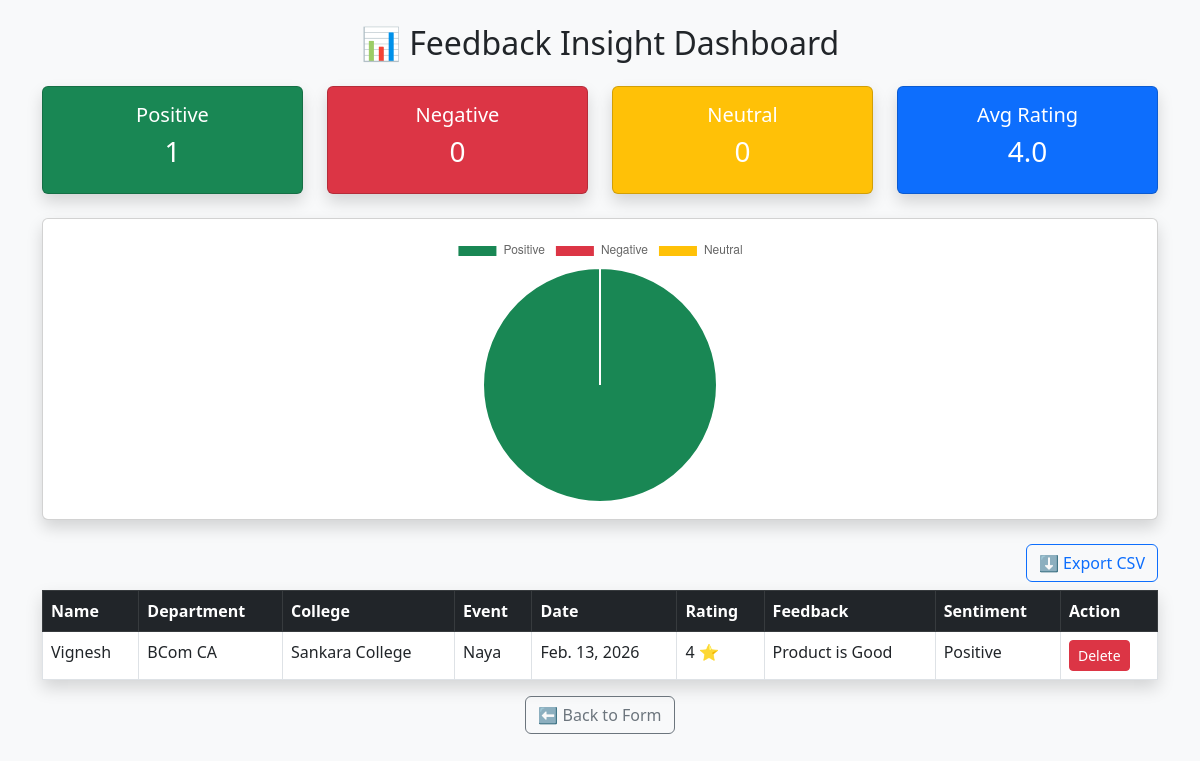
/dashboard/, run on the app's committed database.
### feedback/models.py (models this page shows, shortened)
class Feedback(models.Model):
    name = models.CharField(max_length=100)
    department = models.CharField(max_length=100)
    college_name = models.CharField(max_length=200)
    event_name = models.CharField(max_length=100)
    event_date = models.DateField()
    rating = models.IntegerField()
    message = models.TextField()
    sentiment = models.CharField(max_length=20)
    created_at = models.DateTimeField(auto_now_add=True)

### feedback/views.py (the view)
# urls.py: path('dashboard/', views.admin_dashboard, name='dashboard'),
def admin_dashboard(request):
    feedbacks = Feedback.objects.all()
    positive = Feedback.objects.filter(sentiment='Positive').count()
    negative = Feedback.objects.filter(sentiment='Negative').count()
    neutral = Feedback.objects.filter(sentiment='Neutral').count()
    avg_rating = round(
        Feedback.objects.aggregate(Avg('rating'))['rating__avg'] or 0, 1
    )
    return render(request, 'admin_dashboard.html', {
        'feedbacks': feedbacks,
        'positive': positive,
        'negative': negative,
        'neutral': neutral,
        'avg_rating': avg_rating
    })

### templates/admin_dashboard.html (shortened to what this page needs)
<!DOCTYPE html>
<html lang="en">
<head>
    <link href="https://cdn.jsdelivr.net/npm/bootstrap@5.3.0/dist/css/bootstrap.min.css" rel="stylesheet">
</head>
<body class="bg-light">
    <div class="container mt-4">
        <h2 class="text-center mb-4">📊 Feedback Insight Dashboard</h2>
        <div class="row text-center mb-4">
            <div class="col-md-3">
                <div class="card bg-success text-white shadow">
                    <div class="card-body">
                        <h5>Positive</h5>
                        <h3>{{ positive }}</h3>
                    </div>
                </div>
            </div>
            <div class="col-md-3">
                <div class="card bg-danger text-white shadow">
                    <div class="card-body">
                        <h5>Negative</h5>
                        <h3>{{ negative }}</h3>
                    </div>
                </div>
            </div>
            <div class="col-md-3">
                <div class="card bg-warning text-white shadow">
                    <div class="card-body">
                        <h5>Neutral</h5>
                        <h3>{{ neutral }}</h3>
                    </div>
                </div>
            </div>
            <div class="col-md-3">
                <div class="card bg-primary text-white shadow">
                    <div class="card-body">
                        <h5>Avg Rating</h5>
                        <h3>{{ avg_rating }}</h3>
                    </div>
                </div>
            </div>
        </div>
        <div class="card shadow mb-4">
            <div class="card-body" style="height:300px;">
                <canvas id="sentimentChart"></canvas>
            </div>
        </div>
        <div class="text-end mb-2">
            <a href="/export/" class="btn btn-outline-primary">⬇ Export CSV</a>
        </div>
        <table class="table table-bordered table-hover shadow">
            <thead class="table-dark">
                <tr>
                    <th>Name</th>
                    <th>Department</th>
                    <th>College</th>
                    <th>Event</th>
                    <th>Date</th>
                    <th>Rating</th>
                    <th>Feedback</th>
                    <th>Sentiment</th>
                    <th>Action</th>
                </tr>
            </thead>
            <tbody>
                {% for f in feedbacks %}
                <tr>
                    <td>{{ f.name }}</td>
                    <td>{{ f.department }}</td>
                    <td>{{ f.college_name }}</td>
                    <td>{{ f.event_name }}</td>
                    <td>{{ f.event_date }}</td>
                    <td>{{ f.rating }} ⭐</td>
                    <td>{{ f.message }}</td>
                    <td>{{ f.sentiment }}</td>
                    <td>
                        <a href="/delete/{{ f.id }}/" class="btn btn-danger btn-sm">Delete</a>
                    </td>
                </tr>
                {% empty %}
                <tr>
                    <td colspan="5" class="text-center text-muted">
                        No feedback submitted yet
                    </td>
                </tr>
                {% endfor %}
            </tbody>
        </table>
        <div class="text-center mt-3">
            <a href="/" class="btn btn-outline-secondary">⬅ Back to Form</a>
        </div>
    </div>
    <script>
        const ctx = document.getElementById('sentimentChart');
        new Chart(ctx, {
            type: 'pie',
            data: {
                labels: ['Positive', 'Negative', 'Neutral'],
                datasets: [{
                    data: [{{ positive }}, {{ negative }}, {{ neutral }}],
            backgroundColor: ['#198754', '#dc3545', '#ffc107']
        }]
    },
            options: {
            maintainAspectRatio: false
        }
});
    </script>
</body>
</html>

### data on the page
Feedback: name "Vignesh", department "BCom CA", college_name "Sankara College", event_name "Naya", event_date "Feb. 13, 2026", rating "4", message "Product is Good", sentiment "Positive"

### other printed values
{{ positive }} "1"
{{ negative }} "0"
{{ neutral }} "0"
{{ avg_rating }} "4.0"
chart data {{ negative }} 0
chart data {{ neutral }} 0
